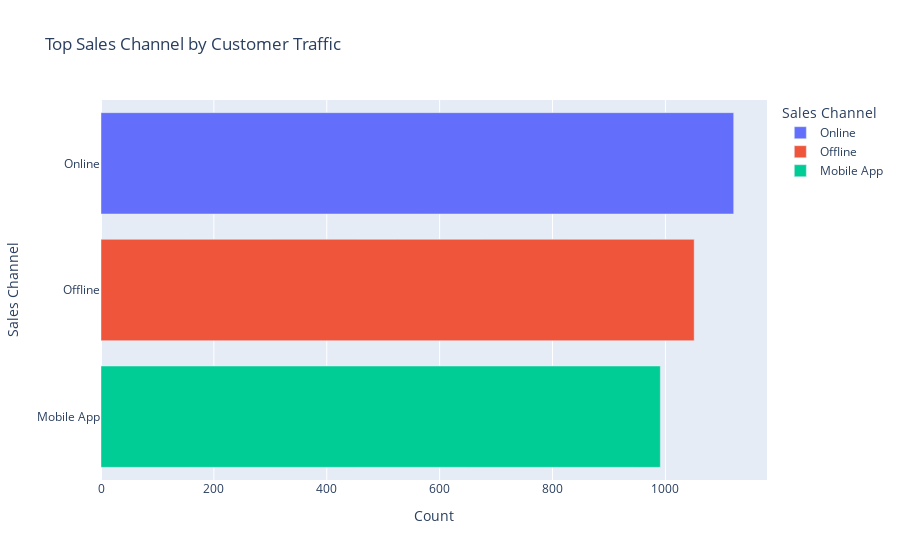

This figure's notebook cell:
### Code cell
fig = px.bar(
    saless,
    x='count',
    y='sales_channel',
    color='sales_channel',
    title='Top Sales Channel by Customer Traffic',
    labels={'sales_channel':'Sales Channel','count':'Count'}
)
fig.show()

### Figure 1 — Plotly figure (JSON) as saved in the notebook; plotly's stock layout.template omitted (floating-point values rounded to 4 significant figures)
{"data": [{"hovertemplate": "Sales Channel=%{y}<br>Count=%{x}<extra></extra>", "legendgroup": "Online", "marker": {"color": "#636efa", "pattern": {"shape": ""}}, "name": "Online", "orientation": "h", "showlegend": true, "textposition": "auto", "type": "bar", "x": [1121], "xaxis": "x", "y": ["Online"], "yaxis": "y"}, {"hovertemplate": "Sales Channel=%{y}<br>Count=%{x}<extra></extra>", "legendgroup": "Offline", "marker": {"color": "#EF553B", "pattern": {"shape": ""}}, "name": "Offline", "orientation": "h", "showlegend": true, "textposition": "auto", "type": "bar", "x": [1051], "xaxis": "x", "y": ["Offline"], "yaxis": "y"}, {"hovertemplate": "Sales Channel=%{y}<br>Count=%{x}<extra></extra>", "legendgroup": "Mobile App", "marker": {"color": "#00cc96", "pattern": {"shape": ""}}, "name": "Mobile App", "orientation": "h", "showlegend": true, "textposition": "auto", "type": "bar", "x": [991], "xaxis": "x", "y": ["Mobile App"], "yaxis": "y"}], "layout": {"barmode": "relative", "legend": {"title": {"text": "Sales Channel"}, "tracegroupgap": 0}, "title": {"text": "Top Sales Channel by Customer Traffic"}, "xaxis": {"anchor": "y", "domain": [0, 1], "title": {"text": "Count"}}, "yaxis": {"anchor": "x", "categoryarray": ["Mobile App", "Offline", "Online"], "categoryorder": "array", "domain": [0, 1], "title": {"text": "Sales Channel"}}}}
